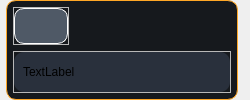
        <widget class="QWidget" name="wgt_right" native="true">
         <property name="minimumSize">
          <size>
           <width>0</width>
           <height>0</height>
          </size>
         </property>
         <property name="styleSheet">
          <string notr="true">#frm_right_content {
	background-color:#16191d;
 	border-width:1px;
	border-color: #ffa726;
	border-radius:10px;
	border-style: solid;
}

#frm_right_content QPushButton{
	text-align: left;
	padding:5px 10px;
	border-radius:10px;
	border:1px solid white;
	background-color:#4f5966;

}

#frm_right_content QPushButton:hover{
	background-color:#94a7ae;
}

#wgtstck_right_content_tools QFrame {
	background-color:#29303c;
	border-radius:10px;
}</string>
         </property>
         <layout class="QVBoxLayout" name="verticalLayout_18">
          <property name="spacing">
           <number>0</number>
          </property>
          <property name="leftMargin">
           <number>6</number>
          </property>
          <property name="topMargin">
           <number>0</number>
          </property>
          <property name="rightMargin">
           <number>12</number>
          </property>
          <property name="bottomMargin">
           <number>0</number>
          </property>
          <item alignment="Qt::AlignRight">
           <widget class="QFrame" name="frm_right_content">
            <property name="minimumSize">
             <size>
              <width>232</width>
              <height>0</height>
             </size>
            </property>
            <property name="maximumSize">
             <size>
              <width>300</width>
              <height>16777215</height>
             </size>
            </property>
            <property name="frameShape">
             <enum>QFrame::StyledPanel</enum>
            </property>
            <property name="frameShadow">
             <enum>QFrame::Raised</enum>
            </property>
            <layout class="QVBoxLayout" name="verticalLayout_23">
             <property name="spacing">
              <number>6</number>
             </property>
             <property name="leftMargin">
              <number>6</number>
             </property>
             <property name="topMargin">
              <number>6</number>
             </property>
             <property name="rightMargin">
              <number>6</number>
             </property>
             <property name="bottomMargin">
              <number>6</number>
             </property>
             <item alignment="Qt::AlignLeft|Qt::AlignTop">
              <widget class="QFrame" name="frm_right_content_openClose">
               <property name="frameShape">
                <enum>QFrame::StyledPanel</enum>
               </property>
               <property name="frameShadow">
                <enum>QFrame::Raised</enum>
               </property>
               <layout class="QVBoxLayout" name="verticalLayout_27">
                <property name="spacing">
                 <number>0</number>
                </property>
                <property name="leftMargin">
                 <number>0</number>
                </property>
                <property name="topMargin">
                 <number>0</number>
                </property>
                <property name="rightMargin">
                 <number>0</number>
                </property>
                <property name="bottomMargin">
                 <number>0</number>
                </property>
                <item>
                 <widget class="QPushButton" name="pbtn_right_content_openClose">
                  <property name="minimumSize">
                   <size>
                    <width>50</width>
                    <height>36</height>
                   </size>
                  </property>
                  <property name="text">
                   <string/>
                  </property>
                  <property name="icon">
                   <iconset resource="../resources.qrc">
                    <normaloff>:/Resources/Icons/yellow/chevrons-right.svg</normaloff>:/Resources/Icons/yellow/chevrons-right.svg</iconset>
                  </property>
                  <property name="iconSize">
                   <size>
                    <width>24</width>
                    <height>24</height>
                   </size>
                  </property>
                 </widget>
                </item>
               </layout>
              </widget>
             </item>
             <item>
              <widget class="QFrame" name="frm_right_content_tools">
               <property name="frameShape">
                <enum>QFrame::StyledPanel</enum>
               </property>
               <property name="frameShadow">
                <enum>QFrame::Raised</enum>
               </property>
               <layout class="QVBoxLayout" name="verticalLayout_28">
                <property name="spacing">
                 <number>0</number>
                </property>
                <property name="leftMargin">
                 <number>0</number>
                </property>
                <property name="topMargin">
                 <number>0</number>
                </property>
                <property name="rightMargin">
                 <number>0</number>
                </property>
                <property name="bottomMargin">
                 <number>0</number>
                </property>
                <item>
                 <widget class="QStackedWidget" name="wgtstck_right_content_tools">
                  <property name="styleSheet">
                   <string notr="true"/>
                  </property>
                  <widget class="QWidget" name="page">
                   <property name="styleSheet">
                    <string notr="true"/>
                   </property>
                   <layout class="QVBoxLayout" name="verticalLayout_29">
                    <property name="spacing">
                     <number>0</number>
                    </property>
                    <property name="leftMargin">
                     <number>0</number>
                    </property>
                    <property name="topMargin">
                     <number>0</number>
                    </property>
                    <property name="rightMargin">
                     <number>0</number>
                    </property>
                    <property name="bottomMargin">
                     <number>0</number>
                    </property>
                    <item>
                     <widget class="QFrame" name="frame">
                      <property name="frameShape">
                       <enum>QFrame::StyledPanel</enum>
                      </property>
                      <property name="frameShadow">
                       <enum>QFrame::Raised</enum>
                      </property>
                      <layout class="QVBoxLayout" name="verticalLayout_30">
                       <item>
                        <widget class="QLabel" name="label">
                         <property name="text">
                          <string>TextLabel</string>
                         </property>
                        </widget>
                       </item>
                      </layout>
                     </widget>
                    </item>
                   </layout>
                  </widget>
                  <widget class="QWidget" name="page_2"/>
                 </widget>
                </item>
               </layout>
              </widget>
             </item>
            </layout>
           </widget>
          </item>
         </layout>
        </widget>
